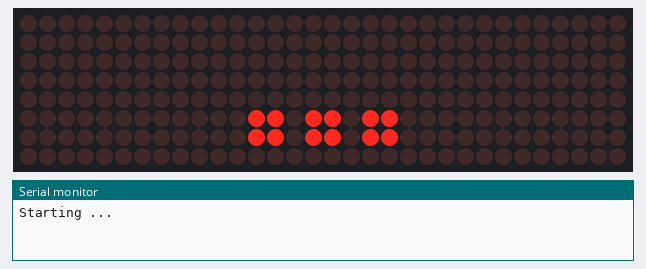
The sketch below on a simulated ESP8266 (NodeMCU). Shown: 32×8 LED matrix, the last lines printed to the serial monitor. WiFi joins after 1.5 s; servers stay silent unless stated; network time is answered at once with the bench clock; the local clock reads 2024-03-15 10:24:30 at power-on unless the sketch sets it.

Above: at 0.2 s.
At 1.7 s:
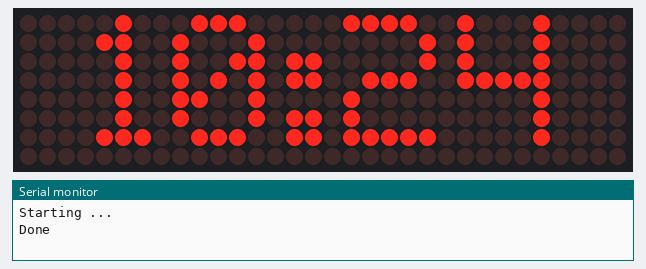
At 30.1 s:
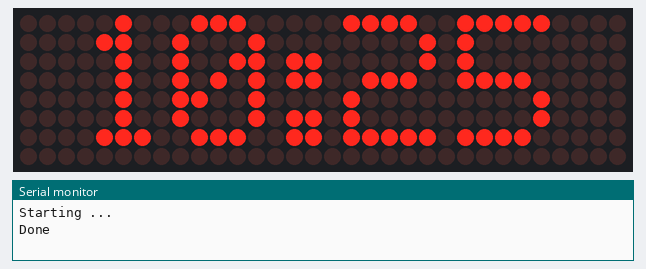
At 90.1 s:
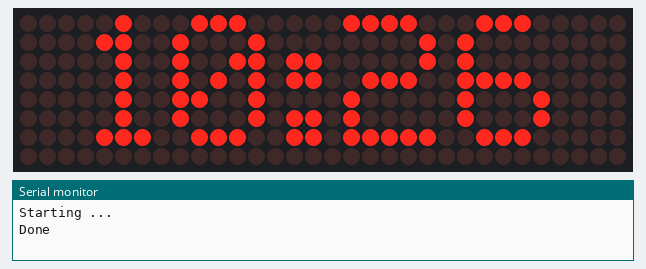

Measured:
- what the display in image 0 shows lasts 1.5 s, from 0.1 s to 1.6 s
- what the display in image 1 shows lasts 28.4 s, from 1.6 s to 30.0 s
- what the display in image 2 shows lasts 60.0 s, from 30.0 s to 90.0 s

The sketch:

LEDMatrixClock.ino
```cpp
#include <SPI.h>
#include <MD_Parola.h>
#include <MD_MAX72xx.h>
#include <NTPClient.h>
#include <ESP8266WiFi.h>
#include <WiFiManager.h>
#include <WiFiUdp.h>
#include <ArduinoOTA.h>

WiFiUDP ntpUDP;
// You can specify the time server pool and the offset (in seconds, can be
// changed later with setTimeOffset() ). Additionaly you can specify the
// update interval (in milliseconds, can be changed using setUpdateInterval() ).
NTPClient timeClient(ntpUDP, "fritz.box", 1*3600, 60000);


MD_Parola P = MD_Parola(MD_MAX72XX::FC16_HW, D2, 4);

uint8_t scrollSpeed = 25;    // default frame delay value
//textEffect_t scrollEffect = PA_SCROLL_LEFT;
textEffect_t scrollEffect = PA_PRINT;
textPosition_t scrollAlign = PA_CENTER;
uint16_t scrollPause = 2000; // in milliseconds
#define BUF_SIZE 9

WiFiManager wifiManager;

void setup() {
  // Seems to make flashing more reliable
  delay(100);

  P.begin();

  Serial.begin(115200);
  Serial.println();
  Serial.println("Starting ...");
  P.setIntensity(1);
  P.displayText("...", PA_CENTER, 0, 0, PA_PRINT, PA_NO_EFFECT);
  P.displayAnimate();

  wifiManager.autoConnect("TimerSetup", "timertimer");
  timeClient.begin();

  P.displayAnimate();

  ArduinoOTA.setHostname("ledclock");
  ArduinoOTA.begin();
  Serial.println("Done");
}

void loop() {
  timeClient.update();
  ArduinoOTA.handle();

  int hours = timeClient.getHours();
  int minutes = timeClient.getMinutes();
  int seconds = timeClient.getSeconds();

  char buffer[BUF_SIZE];

  sprintf(buffer, "%02d:%02d", hours, minutes, seconds);

  P.displayText(buffer, scrollAlign, scrollSpeed, scrollPause, scrollEffect, scrollEffect);
  if(P.displayAnimate()) {
    P.displayReset();
  }

}
```
